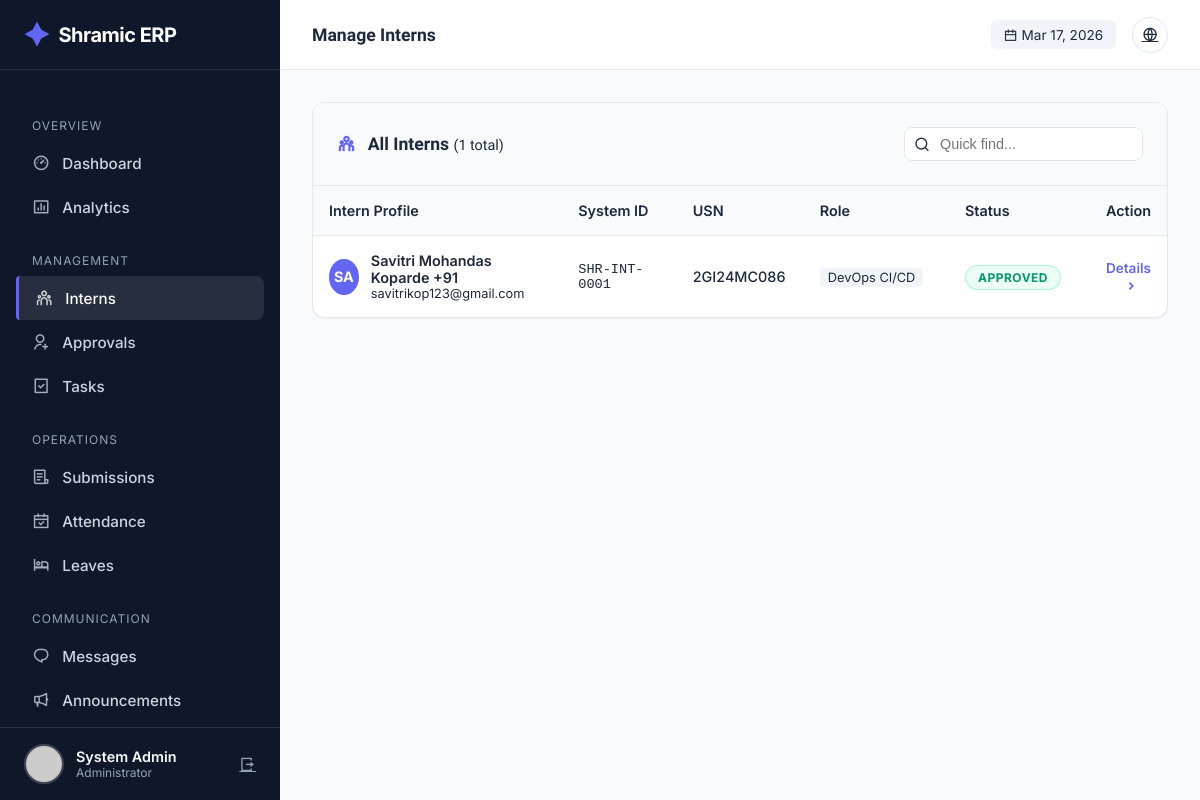
/admin/interns (signed in), run on the app's committed database.
### tables this page shows
CREATE TABLE users (
            id INTEGER PRIMARY KEY AUTOINCREMENT,
            intern_id TEXT UNIQUE,
            usn TEXT UNIQUE NOT NULL,
            full_name TEXT NOT NULL,
            phone TEXT NOT NULL,
            email TEXT UNIQUE NOT NULL,
            password_hash TEXT NOT NULL,
            role TEXT NOT NULL,
            photo_url TEXT,
            status TEXT DEFAULT 'PENDING',
            is_admin BOOLEAN DEFAULT 0,
            department TEXT,
            join_date DATE,
            emergency_contact TEXT,
            address TEXT,
            last_login TIMESTAMP,
            login_count INTEGER DEFAULT 0,
            created_at TIMESTAMP DEFAULT CURRENT_TIMESTAMP,
            updated_at TIMESTAMP DEFAULT CURRENT_TIMESTAMP
        );

### app.py (the view)
@app.route('/admin/interns')
@login_required
@admin_required
def admin_interns():
    conn = get_db_connection()
    cur = conn.cursor()
    role_filter = request.args.get('role', 'all')
    status_filter = request.args.get('status', 'all')
    department_filter = request.args.get('department', 'all')
    search = request.args.get('search', '')
    query = "SELECT * FROM users WHERE is_admin = 0"
    params = []
    if role_filter != 'all':
        query += " AND role = ?"
        params.append(role_filter)
    if status_filter != 'all':
        query += " AND status = ?"
        params.append(status_filter)
    if department_filter != 'all':
        query += " AND department = ?"
        params.append(department_filter)
    if search:
        query += " AND (full_name LIKE ? OR intern_id LIKE ? OR email LIKE ?)"
        search_term = f"%{search}%"
        params.extend([search_term, search_term, search_term])
    query += " ORDER BY created_at DESC"
    cur.execute(query, params)
    interns = [dict(row) for row in cur.fetchall()]
    cur.execute("SELECT DISTINCT role FROM users WHERE is_admin = 0")
    roles = [r['role'] for r in cur.fetchall()]
    cur.execute("SELECT DISTINCT department FROM users WHERE is_admin = 0 AND department IS NOT NULL")
    departments = [d['department'] for d in cur.fetchall()]
    conn.close()
    return render_template('admin/interns.html',
        interns=interns,
        roles=roles,
        departments=departments,
        now=datetime.now()
    )

### ERP-main/templates/admin/interns.html (shortened to what this page needs)
{% extends "admin/base.html" %} {% block page_title %}Manage Interns{% endblock
%} {% block content %}
<div class="table-wrapper">
  <div class="table-header">
    <h3 style="margin: 0; font-size: 1.1rem; color: var(--text-main)">
      <i
        class="ri-team-line"
        style="margin-right: 8px; color: var(--primary)"
      ></i>
      All Interns
      <span
        style="
          color: var(--text-secondary);
          font-weight: 400;
          font-size: 0.9rem;
        "
        >({{ interns|length }} total)</span
      >
    </h3>
    <div style="position: relative">
      <i
        class="ri-search-line"
        style="
          position: absolute;
          left: 10px;
          top: 50%;
          transform: translateY(-50%);
          color: var(--text-secondary);
        "
      ></i>
      <input
        type="text"
        placeholder="Quick find..."
        style="
          padding: 0.5rem 1rem 0.5rem 2.2rem;
          border: 1px solid var(--border);
          border-radius: 8px;
          font-size: 0.9rem;
        "
      />
    </div>
  </div>
  {% if interns %}
  <div class="table-container">
    <table>
      <thead>
        <tr>
          <th style="width: 30%">Intern Profile</th>
          <th style="width: 15%">System ID</th>
          <th style="width: 15%">USN</th>
          <th style="width: 20%">Role</th>
          <th style="width: 10%">Status</th>
          <th style="width: 10%; text-align: right">Action</th>
        </tr>
      </thead>
      <tbody>
        {% for intern in interns %}
        <tr class="intern-row">
          <td>
            <div style="display: flex; align-items: center; gap: 12px">
              <div
                style="
                  width: 36px;
                  height: 36px;
                  background: var(--primary);
                  color: white;
                  border-radius: 50%;
                  display: flex;
                  align-items: center;
                  justify-content: center;
                  font-weight: 700;
                  font-size: 0.9rem;
                "
              >
                {{ intern.full_name[:2].upper() }}
              </div>
              <div>
                <div style="font-weight: 600; color: var(--text-main)">
                  {{ intern.full_name }}
                </div>
                <div style="font-size: 0.8rem; color: var(--text-secondary)">
                  {{ intern.email }}
                </div>
              </div>
            </div>
          </td>
          <td
            style="
              font-family: &quot;Space Grotesk&quot;, monospace;
              color: var(--text-secondary);
              font-size: 0.85rem;
            "
          >
            {{ intern.intern_id }}
          </td>
          <td style="font-weight: 500">{{ intern.usn }}</td>
          <td>
            <span
              style="
                background: #f1f5f9;
                padding: 2px 8px;
                border-radius: 4px;
                font-size: 0.8rem;
                color: var(--text-secondary);
              "
            >
              {{ intern.role }}
            </span>
          </td>
          <td>
            {% if intern.status == 'APPROVED' %}
            <span class="status-badge status-approved">Approved</span>
            {% elif intern.status == 'PENDING' %}
            <span class="status-badge status-pending">Pending</span>
            {% else %}
            <span class="status-badge status-rejected">Rejected</span>
            {% endif %}
          </td>
          <td style="text-align: right">
            <a
              href="{{ url_for('admin_intern_detail', intern_id=intern.id) }}"
              class="action-link"
            >
              Details <i class="ri-arrow-right-s-line"></i>
            </a>
          </td>
        </tr>
        {% endfor %}
      </tbody>
    </table>
  </div>
  {% endif %}
</div>
{% endblock %}

### ERP-main/templates/admin/base.html (shortened to what this page needs)
<!doctype html>
<html lang="en">
  <head>
    <link
      href="https://cdn.jsdelivr.net/npm/remixicon@4.1.0/fonts/remixicon.css"
      rel="stylesheet"
    />
  </head>
  <body>
    <aside class="sidebar" id="sidebar">
      <a href="/" class="brand">
        <i class="ri-shining-2-fill"></i> Shramic ERP
      </a>
      <ul class="nav-menu">
        <li class="nav-label">Overview</li>
        <li>
          <a
            href="{{ url_for('admin_dashboard') }}"
            class="nav-link {% if request.endpoint == 'admin_dashboard' %}active{% endif %}"
            ><i class="ri-dashboard-3-line"></i> Dashboard</a
          >
        </li>
        <li>
          <a
            href="{{ url_for('admin_analytics') }}"
            class="nav-link {% if request.endpoint == 'admin_analytics' %}active{% endif %}"
            ><i class="ri-bar-chart-box-line"></i> Analytics</a
          >
        </li>
        <li class="nav-label">Management</li>
        <li>
          <a
            href="{{ url_for('admin_interns') }}"
            class="nav-link {% if request.endpoint == 'admin_interns' %}active{% endif %}"
            ><i class="ri-team-line"></i> Interns</a
          >
        </li>
        <li>
          <a
            href="{{ url_for('admin_approvals') }}"
            class="nav-link {% if request.endpoint == 'admin_approvals' %}active{% endif %}"
            ><i class="ri-user-add-line"></i> Approvals</a
          >
        </li>
        <li>
          <a
            href="{{ url_for('admin_tasks') }}"
            class="nav-link {% if request.endpoint == 'admin_tasks' %}active{% endif %}"
            ><i class="ri-task-line"></i> Tasks</a
          >
        </li>
        <li class="nav-label">Operations</li>
        <li>
          <a
            href="{{ url_for('admin_submissions') }}"
            class="nav-link {% if request.endpoint == 'admin_submissions' %}active{% endif %}"
            ><i class="ri-file-list-3-line"></i> Submissions</a
          >
        </li>
        <li>
          <a
            href="{{ url_for('admin_attendance') }}"
            class="nav-link {% if request.endpoint == 'admin_attendance' %}active{% endif %}"
            ><i class="ri-calendar-check-line"></i> Attendance</a
          >
        </li>
        <li>
          <a
            href="{{ url_for('admin_leaves') }}"
            class="nav-link {% if request.endpoint == 'admin_leaves' %}active{% endif %}"
            ><i class="ri-hotel-bed-line"></i> Leaves</a
          >
        </li>
        <li class="nav-label">Communication</li>
        <li>
          <a
            href="{{ url_for('admin_messages') }}"
            class="nav-link {% if request.endpoint == 'admin_messages' %}active{% endif %}"
            ><i class="ri-chat-1-line"></i> Messages</a
          >
        </li>
        <li>
          <a
            href="{{ url_for('admin_announcements') }}"
            class="nav-link {% if request.endpoint == 'admin_announcements' %}active{% endif %}"
            ><i class="ri-megaphone-line"></i> Announcements</a
          >
        </li>
      </ul>
      <div class="user-profile">
        <img
          src="{{ url_for('static', filename='uploads/profiles/' + current_user.photo_url) if current_user.photo_url else 'https://ui-avatars.com/api/?name=Admin&background=random' }}"
          class="user-avatar"
          alt="Admin"
        />
        <div style="flex: 1; overflow: hidden">
          <div
            style="
              font-weight: 600;
              font-size: 0.9rem;
              white-space: nowrap;
              text-overflow: ellipsis;
            "
          >
            {{ current_user.full_name }}
          </div>
          <div style="font-size: 0.75rem; color: var(--text-light)">
            Administrator
          </div>
        </div>
        <a
          href="{{ url_for('logout') }}"
          title="Logout"
          style="color: var(--text-light)"
          ><i class="ri-logout-box-r-line"></i
        ></a>
      </div>
    </aside>
    <div class="main-wrapper">
      <header class="top-header">
        <div style="display: flex; align-items: center; gap: 1rem">
          <h2 class="page-title">
            {% block page_title %}Dashboard{% endblock %}
          </h2>
        </div>
        <div class="header-actions">
          <div
            style="
              font-size: 0.85rem;
              color: var(--text-secondary);
              background: #f1f5f9;
              padding: 0.4rem 0.8rem;
              border-radius: 6px;
            "
          >
            <i class="ri-calendar-line"></i> {{ now.strftime('%b %d, %Y') }}
          </div>
          <a href="{{ url_for('index') }}" class="btn-icon" title="View Site"
            ><i class="ri-global-line"></i
          ></a>
        </div>
      </header>
      <div class="content">
         {% block content %}{% endblock %}
      </div>
    </div>
  </body>
</html>

### data on the page
users: full_name "System Admin"
users: full_name "SA", full_name "Savitri Mohandas Koparde +91", email "savitrikop123@gmail.com", intern_id "SHR-INT-0001", usn "2GI24MC086", role "DevOps CI/CD", status "APPROVED"

### other printed values
{{ interns|length }} "1"
